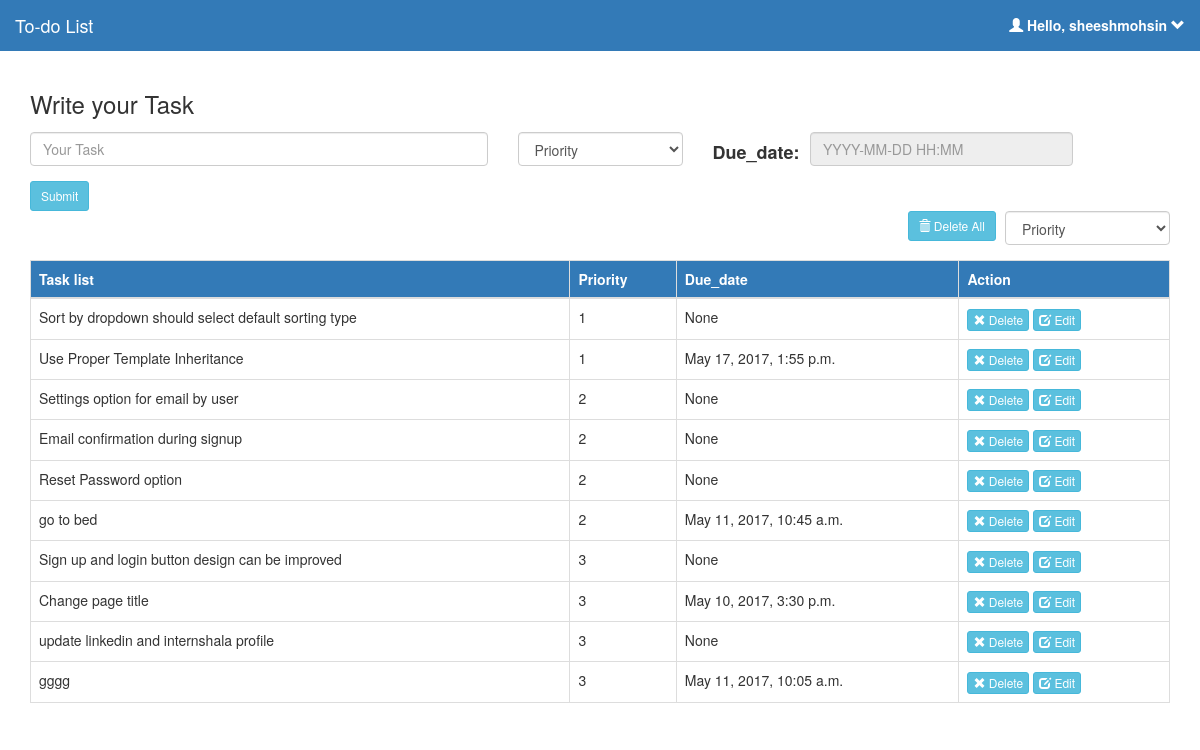
Screenshot of / (signed in) with the database file from the repository.
### todoapp/models.py (models this page shows)
class Registration(models.Model):
    user_name= models.CharField(max_length = 50)
    email_id = models.CharField(max_length = 50, unique=True)
    password= models.CharField(max_length = 50)
    email_verified = models.BooleanField(default=False)
    email_active = models.BooleanField(default=True)

class Todolist(models.Model):
	task = models.CharField(max_length=200, null=True)
	priority = models.IntegerField(default= '3')
	due_date = models.DateTimeField(null=True)
	person = models.ForeignKey(Registration)

### todoapp/views.py (the view, shortened to what this page needs)
# urls.py: 2. Add a URL to urlpatterns:  url(r'^$', views.home, name='home')
def home(request):
    print request.session.get('user_login', None)
    if not request.session.get('user_login', None):
        return HttpResponseRedirect('/login')
    person_id = request.session.get('user_login', None)
    choose = request.GET.get('choose',1)
    if int(choose) == 2 :
        context={
            'todo_list': Todolist.objects.filter(person_id = person_id).order_by('due_date'),
            'username': Registration.objects.get(id=person_id).user_name,
            'user_id': Registration.objects.get(id=person_id).id,
            'user': Registration.objects.get(id=person_id).user_name.split(" ")[0],
            'emailid': Registration.objects.get(id=person_id).email_id,
            'choose': int(choose),
            }
    else:
        context={
            'todo_list': Todolist.objects.filter(person_id = person_id).order_by('priority'),
            'username': Registration.objects.get(id=person_id).user_name,
            'user': Registration.objects.get(id=person_id).user_name.split(" ")[0],
            'user_id': Registration.objects.get(id=person_id).id,
            'emailid': Registration.objects.get(id=person_id).email_id,
            'choose': int(choose),
            }
    return render(request, 'index.html', context)

### templates/index.html (shortened to what this page needs)
{% extends "layout.html" %}
{% block hello_user %} {{user}} {% endblock %}
    {% block container %}
  <label><h3>Write your Task</h3></label>
    <form role="form" action="/" method="post">{% csrf_token %}
      <div class="row">
        <div class="col-sm-5">
         <div class="form-group">
        <input type="text" class="form-control" placeholder="Your Task" name="task_data" />
       </div>
       </div>
       <div class="col-sm-2">
       <div class="form-group">
      <select class="form-control"  name="priority">
      <option>Priority</option>
       </select>
        </div>
       </div>
       <div class="col-sm-1">
      <h4><strong>Due_date:</strong></h4>
      </div>
       <div class="col-sm-3">
         <div class="form-group">
        <input type="text" name="task_date" readonly class="form-control form_datetime" placeholder="YYYY-MM-DD HH:MM"  />
         </div>
         </div>
       </div>
       <button type="submit" name="submit" class="btn btn-info btn-sm">Submit</button>
    </form>
        <div class="row">
         <div class="col-sm-9"></div>
          <div class="col-sm-1">
         <a href='/delete_all/'><button type="button" class="btn btn-info btn-sm">
          <span class="glyphicon glyphicon-trash"></span> Delete All
        </button></a>
        </div>
         <form action="/">
        <div class="col-sm-2">
       <div class="form-group">
      <select class="form-control"  name="choose" onchange="this.form.submit()">
        <option {% if choose == 1 %}selected="selected"{% endif %} value="1">Priority</option>
        </select>
        </div>
        </div>
        </form>
       </div>
       <table class="table table-bordered" style="background-color: white">
    <thead class="bg-primary">
      <tr>
        <th>Task list</th>
        <th>Priority</th>
        <th>Due_date</th>
        <th>Action</th>
      </tr>
    </thead>
    <tbody>
    {% for x in todo_list %}
      <tr>
        <td>{{x.task}}</td>
        <td>{{x.priority}}</td>
        <td>{{x.due_date}}</td>
        <td>
       <a href='/delete/{{x.id}}/'><button type="button" class="btn btn-info btn-xs">
          <span class="glyphicon glyphicon-remove"></span> Delete
        </button></a>
        <a href="/update/{{x.id}}/"><button type="button" class="btn btn-info btn-xs">
          <span class="glyphicon glyphicon-edit"></span> Edit
        </button></a>
        </td>
      </tr>
     {% endfor %}
    </tbody>
  </table>
  {% endblock %}

### templates/layout.html (shortened to what this page needs)
<!DOCTYPE html>
<html lang="en">
<head>
  <link rel="stylesheet" href="/static/css/bootstrap.min.css">
  <link rel="stylesheet" href="/static/custom.css" type="text/css"/>
  <link rel="stylesheet" href="/static/style.css" type="text/css"/>
  <link href="/static/bootstrap-datetimepicker/css/bootstrap-datetimepicker.min.css" rel="stylesheet" media="screen">
</head>
<body>
<nav class="navbar navbar-custom navbar-static-top" >
  <div class="container-fluid">
    <div class="navbar-header">
      <a class="navbar-brand" href="#">To-do List</a>
    </div>
    <div class="collapse navbar-collapse" id="bs-example-navbar-collapse-1">
  <ul class="nav navbar-nav navbar-right">
                <li class="dropdown">
                    <a href="#" class="dropdown-toggle" data-toggle="dropdown" role="button" aria-expanded="false">
                        <span class="glyphicon glyphicon-user"></span>
                        <strong>Hello, {% block hello_user %} {% endblock %}</strong>
                        <span class="glyphicon glyphicon-chevron-down"></span>
                    </a>
                </li>
      </ul>
    </div>
  </div>
</nav>
    <div class="container">
 {% block container %} {% endblock %}
   </div>
</body>
</html>

### static/custom.css (style rules this page uses)
.navbar-custom { color: #FFFFFF; background-color: #CC3333; }

### static/style.css (style rules this page uses)
.navbar-custom { background-color: #337ab7; }
.navbar-custom .navbar-brand, .navbar-custom .navbar-brand:hover, .navbar-custom .navbar-brand:focus { color: #FFF; }
.navbar-custom .navbar-nav > li > a { color: #FFF; }

### rows the page displays
Registration: user_name "sheeshmohsin"
Todolist: task "Sort by dropdown should select default sorting type", priority "1", due_date "None"
Todolist: task "Use Proper Template Inheritance", priority "1", due_date "May 17, 2017, 1:55 p.m."
Todolist: task "Settings option for email by user", priority "2", due_date "None"
Todolist: task "Email confirmation during signup", priority "2", due_date "None"
Todolist: task "Reset Password option", priority "2", due_date "None"
Todolist: task "go to bed", priority "2", due_date "May 11, 2017, 10:45 a.m."
Todolist: task "Sign up and login button design can be improved", priority "3", due_date "None"
Todolist: task "Change page title", priority "3", due_date "May 10, 2017, 3:30 p.m."
Todolist: task "update linkedin and internshala profile", priority "3", due_date "None"
Todolist: task "gggg", priority "3", due_date "May 11, 2017, 10:05 a.m."
